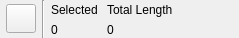
<?xml version="1.0" encoding="UTF-8"?>
<ui version="4.0">
 <class>QG_SelectionWidget</class>
 <widget class="QWidget" name="QG_SelectionWidget">
  <property name="geometry">
   <rect>
    <x>0</x>
    <y>0</y>
    <width>239</width>
    <height>38</height>
   </rect>
  </property>
  <property name="sizePolicy">
   <sizepolicy hsizetype="Minimum" vsizetype="Minimum">
    <horstretch>0</horstretch>
    <verstretch>0</verstretch>
   </sizepolicy>
  </property>
  <property name="minimumSize">
   <size>
    <width>145</width>
    <height>29</height>
   </size>
  </property>
  <property name="maximumSize">
   <size>
    <width>240</width>
    <height>50</height>
   </size>
  </property>
  <property name="windowTitle">
   <string>Selection</string>
  </property>
  <layout class="QGridLayout" name="gridLayout">
   <property name="leftMargin">
    <number>6</number>
   </property>
   <property name="topMargin">
    <number>0</number>
   </property>
   <property name="rightMargin">
    <number>2</number>
   </property>
   <property name="bottomMargin">
    <number>0</number>
   </property>
   <property name="verticalSpacing">
    <number>2</number>
   </property>
   <item row="0" column="0" rowspan="2">
    <widget class="QToolButton" name="tbSelectionActions">
     <property name="text">
      <string/>
     </property>
     <property name="iconSize">
      <size>
       <width>22</width>
       <height>22</height>
      </size>
     </property>
    </widget>
   </item>
   <item row="0" column="1" rowspan="2">
    <widget class="Line" name="line">
     <property name="orientation">
      <enum>Qt::Vertical</enum>
     </property>
    </widget>
   </item>
   <item row="0" column="2">
    <widget class="QLabel" name="lLabel">
     <property name="sizePolicy">
      <sizepolicy hsizetype="Preferred" vsizetype="Preferred">
       <horstretch>0</horstretch>
       <verstretch>0</verstretch>
      </sizepolicy>
     </property>
     <property name="minimumSize">
      <size>
       <width>50</width>
       <height>0</height>
      </size>
     </property>
     <property name="maximumSize">
      <size>
       <width>16777215</width>
       <height>16777215</height>
      </size>
     </property>
     <property name="frameShape">
      <enum>QFrame::NoFrame</enum>
     </property>
     <property name="frameShadow">
      <enum>QFrame::Plain</enum>
     </property>
     <property name="text">
      <string>Selected</string>
     </property>
     <property name="wordWrap">
      <bool>false</bool>
     </property>
    </widget>
   </item>
   <item row="0" column="3">
    <widget class="QLabel" name="lLabelLength">
     <property name="sizePolicy">
      <sizepolicy hsizetype="Preferred" vsizetype="Preferred">
       <horstretch>0</horstretch>
       <verstretch>0</verstretch>
      </sizepolicy>
     </property>
     <property name="minimumSize">
      <size>
       <width>85</width>
       <height>0</height>
      </size>
     </property>
     <property name="maximumSize">
      <size>
       <width>16777215</width>
       <height>16777215</height>
      </size>
     </property>
     <property name="frameShape">
      <enum>QFrame::NoFrame</enum>
     </property>
     <property name="frameShadow">
      <enum>QFrame::Plain</enum>
     </property>
     <property name="text">
      <string>Total Length</string>
     </property>
     <property name="wordWrap">
      <bool>false</bool>
     </property>
    </widget>
   </item>
   <item row="0" column="4">
    <spacer name="horizontalSpacer">
     <property name="orientation">
      <enum>Qt::Horizontal</enum>
     </property>
     <property name="sizeHint" stdset="0">
      <size>
       <width>40</width>
       <height>20</height>
      </size>
     </property>
    </spacer>
   </item>
   <item row="1" column="2">
    <widget class="QLabel" name="lEntities">
     <property name="sizePolicy">
      <sizepolicy hsizetype="Preferred" vsizetype="Preferred">
       <horstretch>0</horstretch>
       <verstretch>0</verstretch>
      </sizepolicy>
     </property>
     <property name="maximumSize">
      <size>
       <width>16777215</width>
       <height>16777215</height>
      </size>
     </property>
     <property name="focusPolicy">
      <enum>Qt::ClickFocus</enum>
     </property>
     <property name="toolTip">
      <string>Number of selected entities</string>
     </property>
     <property name="text">
      <string notr="true">0</string>
     </property>
     <property name="wordWrap">
      <bool>false</bool>
     </property>
     <property name="indent">
      <number>0</number>
     </property>
     <property name="textInteractionFlags">
      <set>Qt::TextSelectableByKeyboard|Qt::TextSelectableByMouse</set>
     </property>
    </widget>
   </item>
   <item row="1" column="3">
    <widget class="QLabel" name="lTotalLength">
     <property name="sizePolicy">
      <sizepolicy hsizetype="Preferred" vsizetype="Preferred">
       <horstretch>0</horstretch>
       <verstretch>0</verstretch>
      </sizepolicy>
     </property>
     <property name="maximumSize">
      <size>
       <width>16777215</width>
       <height>16777215</height>
      </size>
     </property>
     <property name="focusPolicy">
      <enum>Qt::ClickFocus</enum>
     </property>
     <property name="toolTip">
      <string>Total length of selected entities</string>
     </property>
     <property name="text">
      <string notr="true">0</string>
     </property>
     <property name="wordWrap">
      <bool>false</bool>
     </property>
     <property name="textInteractionFlags">
      <set>Qt::TextSelectableByKeyboard|Qt::TextSelectableByMouse</set>
     </property>
    </widget>
   </item>
  </layout>
 </widget>
 <layoutdefault spacing="6" margin="11"/>
 <resources/>
 <connections/>
</ui>
